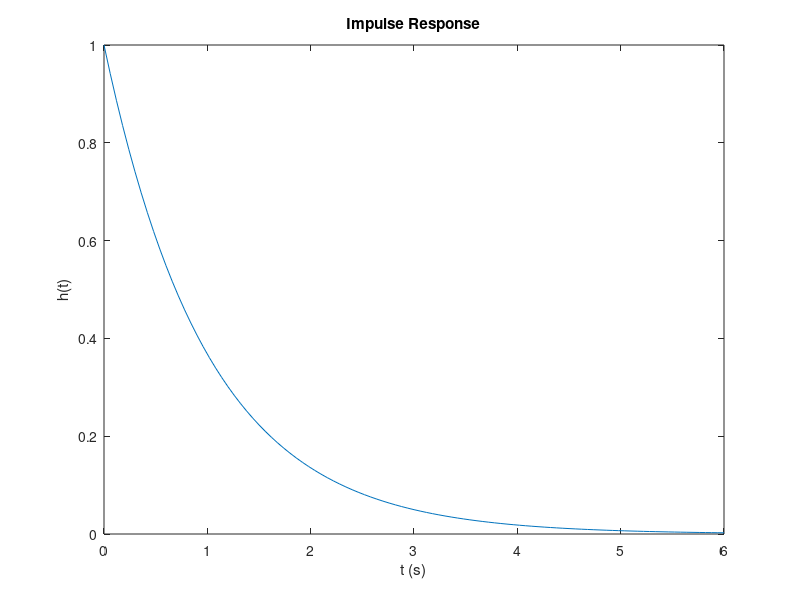
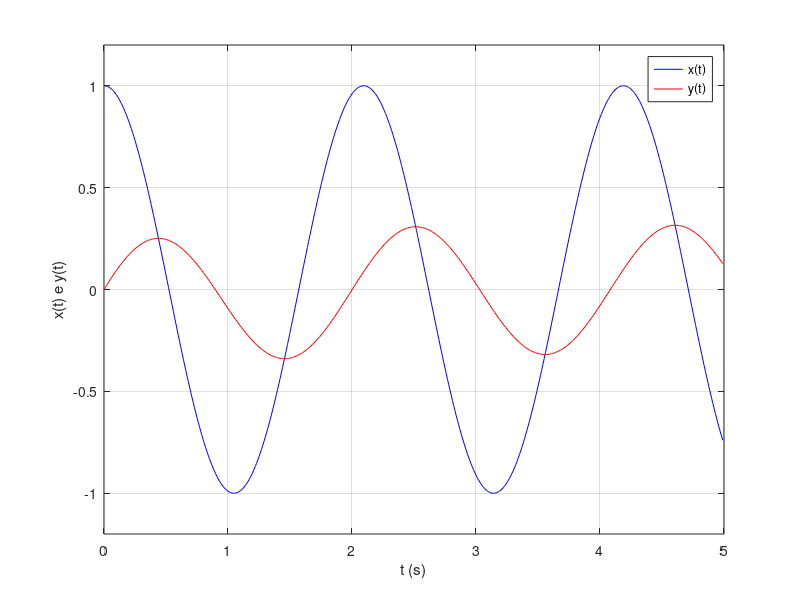
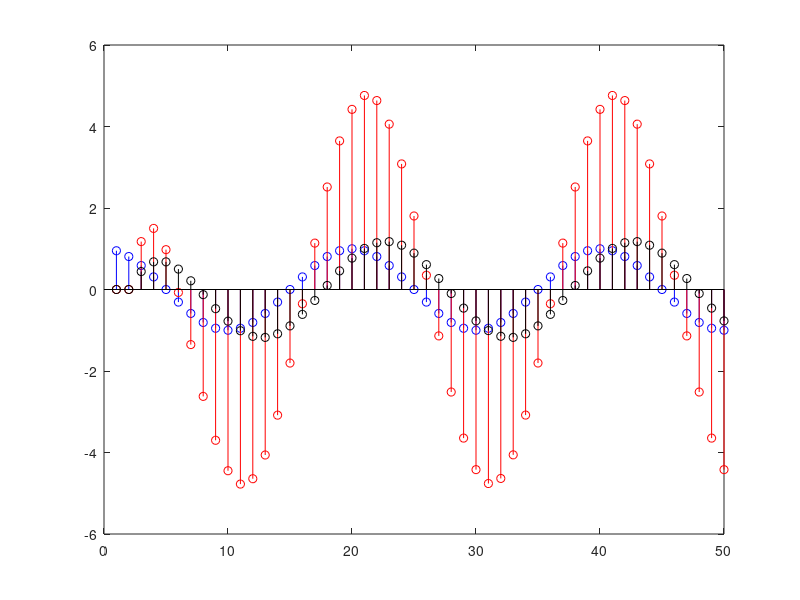

The MATLAB source for these figures, in order:
%% init

clear;
close;
clc;

%% Experiment 1: Continuous and Discrete Systems Simulation

% Simulando um sistema continuo

num = [0 1];
den = [1 1];
sys = tf(num,den);
[h,t] = impulse(sys);

figure;
set(gca,'FontSize',18)
plot(t,h)
title('Impulse Response')
ylabel('h(t)')
xlabel('t (s)')

t = 0:0.01:20;
w0 = 3;
x = cos(w0*t);

y1 = lsim(sys,x,t); % Saida para uma entrada senoidal

figure;
set(gca,'FontSize',18)
plot(t(1:500),x(1:500),'b',t(1:500),y1(1:500),'r')
grid on
ylabel('x(t) e y(t)')
xlabel('t (s)')
axis([0 5 -1.2 1.2])
legend('x(t)','y(t)')

% Simulando um sistema discreto

k = 1:1000;
w0 = pi/10;
x = cos(w0*k);

y1 = zeros(1,length(k));
y2 = zeros(1,length(k));
for n = 3:length(k)
    y1(n) = (3/4)*y1(n-1) - (1/8)*y1(n-2) + 2*x(n);
    y2(n) = (3/4)*y2(n-1) - (1/8)*y2(n-2) + (1/4)*x(n-1) + (1/4)*x(n-2);
end

figure;
set(gca,'FontSize',18)
stem(k(1:50),x(1:50),'b');
hold on
stem(k(1:50),y1(1:50),'r');
stem(k(1:50),y2(1:50),'k');
hold off

%% Experiment 2:



%% End